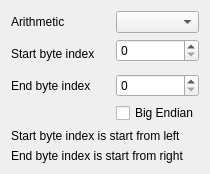
<?xml version="1.0" encoding="UTF-8"?>
<ui version="4.0">
 <class>CrcCheckerUi</class>
 <widget class="QWidget" name="CrcCheckerUi">
  <property name="geometry">
   <rect>
    <x>0</x>
    <y>0</y>
    <width>210</width>
    <height>166</height>
   </rect>
  </property>
  <property name="windowTitle">
   <string notr="true">Form</string>
  </property>
  <layout class="QGridLayout" name="gridLayout">
   <item row="3" column="0" colspan="2">
    <widget class="QLabel" name="label_2">
     <property name="text">
      <string>End byte index</string>
     </property>
    </widget>
   </item>
   <item row="1" column="2">
    <widget class="QSpinBox" name="spinBoxStartIndex"/>
   </item>
   <item row="3" column="2">
    <widget class="QSpinBox" name="spinBoxEndIndex"/>
   </item>
   <item row="1" column="0" rowspan="2" colspan="2">
    <widget class="QLabel" name="label">
     <property name="text">
      <string>Start byte index</string>
     </property>
    </widget>
   </item>
   <item row="0" column="0">
    <widget class="QLabel" name="label_3">
     <property name="text">
      <string>Arithmetic</string>
     </property>
    </widget>
   </item>
   <item row="0" column="2">
    <widget class="QComboBox" name="comboBoxArithmetic"/>
   </item>
   <item row="4" column="2">
    <widget class="QCheckBox" name="checkBoxBigEndian">
     <property name="text">
      <string>Big Endian</string>
     </property>
    </widget>
   </item>
   <item row="8" column="0" colspan="3">
    <widget class="QLabel" name="label_4">
     <property name="text">
      <string>Start byte index is start from left</string>
     </property>
    </widget>
   </item>
   <item row="9" column="0" colspan="3">
    <widget class="QLabel" name="label_5">
     <property name="text">
      <string>End byte index is start from right</string>
     </property>
    </widget>
   </item>
  </layout>
 </widget>
 <resources/>
 <connections/>
</ui>
